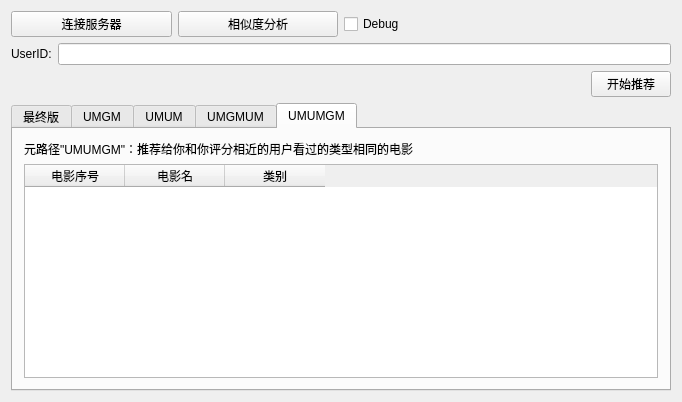
<?xml version="1.0" encoding="UTF-8"?>
<ui version="4.0">
 <class>Widget</class>
 <widget class="QWidget" name="Widget">
  <property name="geometry">
   <rect>
    <x>0</x>
    <y>0</y>
    <width>682</width>
    <height>402</height>
   </rect>
  </property>
  <property name="windowTitle">
   <string>Widget</string>
  </property>
  <layout class="QVBoxLayout" name="verticalLayout_2">
   <item>
    <layout class="QHBoxLayout" name="horizontalLayout_2">
     <item>
      <widget class="QPushButton" name="pushButton_conn">
       <property name="text">
        <string>连接服务器</string>
       </property>
      </widget>
     </item>
     <item>
      <widget class="QPushButton" name="pushButton_sim">
       <property name="text">
        <string>相似度分析</string>
       </property>
      </widget>
     </item>
     <item>
      <widget class="QCheckBox" name="checkBox_test">
       <property name="text">
        <string>Debug</string>
       </property>
      </widget>
     </item>
     <item>
      <widget class="QLabel" name="label_sim">
       <property name="text">
        <string/>
       </property>
      </widget>
     </item>
    </layout>
   </item>
   <item>
    <layout class="QHBoxLayout" name="horizontalLayout">
     <item>
      <widget class="QLabel" name="label">
       <property name="text">
        <string>UserID:</string>
       </property>
      </widget>
     </item>
     <item>
      <widget class="QLineEdit" name="lineEdit_userID"/>
     </item>
    </layout>
   </item>
   <item>
    <layout class="QHBoxLayout" name="horizontalLayout_4">
     <item>
      <spacer name="horizontalSpacer">
       <property name="orientation">
        <enum>Qt::Horizontal</enum>
       </property>
       <property name="sizeHint" stdset="0">
        <size>
         <width>40</width>
         <height>20</height>
        </size>
       </property>
      </spacer>
     </item>
     <item>
      <widget class="QPushButton" name="pushButton_rec">
       <property name="text">
        <string>开始推荐</string>
       </property>
      </widget>
     </item>
    </layout>
   </item>
   <item>
    <widget class="QTabWidget" name="tabWidget">
     <property name="currentIndex">
      <number>4</number>
     </property>
     <widget class="QWidget" name="tab">
      <attribute name="title">
       <string>最终版</string>
      </attribute>
      <layout class="QVBoxLayout" name="verticalLayout_3">
       <item>
        <widget class="QLabel" name="label_Ult">
         <property name="text">
          <string>最终版：将所有元路径计算出的相似度加权平均。</string>
         </property>
        </widget>
       </item>
       <item>
        <widget class="QTableWidget" name="tableWidget_Ult">
         <column>
          <property name="text">
           <string>电影序号</string>
          </property>
         </column>
         <column>
          <property name="text">
           <string>电影名</string>
          </property>
         </column>
         <column>
          <property name="text">
           <string>类别</string>
          </property>
         </column>
        </widget>
       </item>
      </layout>
     </widget>
     <widget class="QWidget" name="tab_2">
      <attribute name="title">
       <string>UMGM</string>
      </attribute>
      <layout class="QVBoxLayout" name="verticalLayout">
       <item>
        <widget class="QLabel" name="label_UMGM">
         <property name="text">
          <string>元路径&quot;UMGM&quot;：推荐给你看过的相同类型的电影</string>
         </property>
        </widget>
       </item>
       <item>
        <widget class="QTableWidget" name="tableWidget_UMGM">
         <column>
          <property name="text">
           <string>电影序号</string>
          </property>
         </column>
         <column>
          <property name="text">
           <string>电影名</string>
          </property>
         </column>
         <column>
          <property name="text">
           <string>类别</string>
          </property>
         </column>
        </widget>
       </item>
      </layout>
     </widget>
     <widget class="QWidget" name="tab_3">
      <attribute name="title">
       <string>UMUM</string>
      </attribute>
      <layout class="QVBoxLayout" name="verticalLayout_4">
       <item>
        <widget class="QLabel" name="label_UMUM">
         <property name="text">
          <string>元路径&quot;UMUM&quot;：推荐给你和你评分相近的用户也看过的电影</string>
         </property>
        </widget>
       </item>
       <item>
        <widget class="QTableWidget" name="tableWidget_UMUM">
         <column>
          <property name="text">
           <string>电影序号</string>
          </property>
         </column>
         <column>
          <property name="text">
           <string>电影名</string>
          </property>
         </column>
         <column>
          <property name="text">
           <string>类别</string>
          </property>
         </column>
        </widget>
       </item>
      </layout>
     </widget>
     <widget class="QWidget" name="tab_4">
      <attribute name="title">
       <string>UMGMUM</string>
      </attribute>
      <layout class="QVBoxLayout" name="verticalLayout_11">
       <item>
        <widget class="QLabel" name="label_UMGMUM">
         <property name="text">
          <string>元路径&quot;UMGMUM&quot;：推荐给你和你看过同样类型电影的用户也看过的电影</string>
         </property>
        </widget>
       </item>
       <item>
        <widget class="QTableWidget" name="tableWidget_UMGMUM">
         <column>
          <property name="text">
           <string>电影序号</string>
          </property>
         </column>
         <column>
          <property name="text">
           <string>电影名</string>
          </property>
         </column>
         <column>
          <property name="text">
           <string>类别</string>
          </property>
         </column>
        </widget>
       </item>
      </layout>
     </widget>
     <widget class="QWidget" name="tab_5">
      <attribute name="title">
       <string>UMUMGM</string>
      </attribute>
      <layout class="QVBoxLayout" name="verticalLayout_12">
       <item>
        <widget class="QLabel" name="label_UMUMGM">
         <property name="text">
          <string>元路径&quot;UMUMGM&quot;：推荐给你和你评分相近的用户看过的类型相同的电影</string>
         </property>
        </widget>
       </item>
       <item>
        <widget class="QTableWidget" name="tableWidget_UMUMGM">
         <column>
          <property name="text">
           <string>电影序号</string>
          </property>
         </column>
         <column>
          <property name="text">
           <string>电影名</string>
          </property>
         </column>
         <column>
          <property name="text">
           <string>类别</string>
          </property>
         </column>
        </widget>
       </item>
      </layout>
     </widget>
    </widget>
   </item>
  </layout>
 </widget>
 <layoutdefault spacing="6" margin="11"/>
 <resources/>
 <connections/>
</ui>
